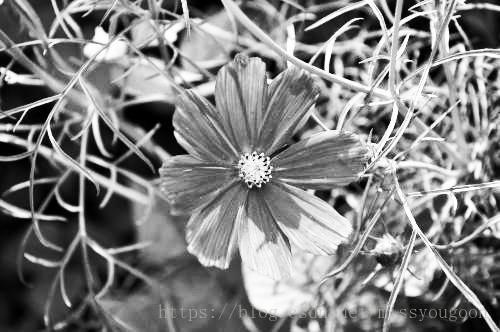
#> input picture images/flower.png, 500 x 332 px
$ jupyter execute '几何运算.ipynb'
#> lines starting #> are read from the running program, lines starting #| are printed output that depends on the picture
[cell 1]
# 运行此段做数据准备
import matplotlib.pyplot as plt
import cv2 as cv
import numpy as np

srcImg = cv.imread('../images/flower.png', 0)
#> srcImg: shape (332, 500); min 0, max 255, mean 128.3
rows, cols = srcImg.shape
#> rows = 332; cols = 500

[cell 2]
# 定义一个泛用的图像坐标变换的函数
#
# 参数：     1.src_img, 原图像矩阵
#           2.tran_mat, 变换矩阵
#
# 返回值：  1.new_img，进行变换后的目标图像矩阵
def img_transition(src_img, tran_mat):
    new_img = np.zeros(src_img.shape)
    rows, cols = src_img.shape
#> rows = 332; cols = 500
    for index, value in np.ndenumerate(src_img):
        # index_src_mat即为原始坐标向量（x,y,1）
        index_src_mat = np.array([[index[0], index[1], 1]]).T
        # index_new_mat即为目标坐标向量（x',y',1）
        index_new_mat = np.dot(tran_mat, index_src_mat)
        # 提取 x',y'到index_new_array，数据格式为数组，转化为元组index_new作为索引，运算结果可能为浮点数，所以需要做取整
        index_new_array = index_new_mat[:][:2].T.astype(np.uint)
        index_new = tuple(index_new_array.reshape(-1).tolist())
        if (index_new[0] < rows and index_new[1] < cols):
            new_img[index_new] = value
#> this loop made 166000 passes
#> (value, index_src_mat, index_new_mat) on passes 1 to 3: (247, [0, 0, 1], [100, 0, 1]), (254, [0, 1, 1], [100, 1, 1]), (234, [0, 2, 1], [100, 2, 1])
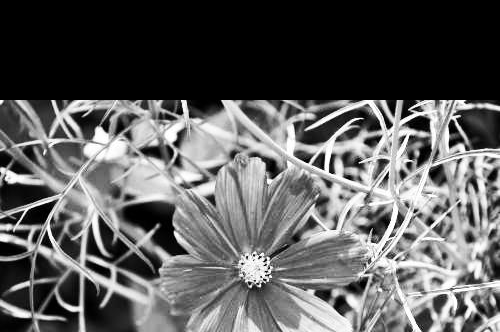
#> new_img: shape (332, 500) float64; min 0, max 255, mean 93
    return new_img

'''
# 原图像
'''
figure1 = plt.figure()
plt.subplot(221)
plt.title("before")
plt.imshow(srcImg, 'gray', vmin=0, vmax=255)


'''
# 平移
'''
delta_x = 100
delta_y = 0
# 创建平移矩阵，delta_x，delta_y分别表示像素向下和向右移动的距离（负值表示反向移动,即x轴正方向向下，y轴正方向向右，为笛卡尔坐标系, 也就是说x代表行(rows)，y代表列(cols))
translation_mat = np.array([[1, 0, delta_x],
                            [0, 1, delta_y],
                            [0, 0, 1]])
# 矩阵运算
img1 = img_transition(srcImg, translation_mat)
# 作图
plt.subplot(222)
plt.title("translation")
plt.imshow(img1, 'gray', vmin=0, vmax=255)


'''
# 镜像
'''
horizonal_flip = bool(True)
vertical_flip = bool(False)
# 创建镜像矩阵
if horizonal_flip == True and vertical_flip == True:
    flip_mat = np.array([[-1,  0, rows],
                         [ 0, -1, cols],
                         [ 0,  0, 1]])
elif horizonal_flip == True and vertical_flip == False:
    flip_mat = np.array([[ 1,  0, 0],
                         [ 0, -1, cols],
                         [ 0,  0, 1]])
#> flip_mat = [[1, 0, 0], [0, -1, 500], [0, 0, 1]]
elif horizonal_flip == False and vertical_flip == True:
    flip_mat = np.array([[-1,  0, rows],
                         [ 0,  1, 0],
                         [ 0,  0, 1]])
else:
    flip_mat = np.array([[ 1,  0, 0],
                         [ 0,  1, 0],
                         [ 0,  0, 1]])
# 矩阵运算
img2 = img_transition(srcImg, flip_mat)
#> the loop in img_transition (call 2), `for index, value in np.ndenumerate(src_img):` made 166000 passes
#> (value, index_src_mat, index_new_mat) on passes 1 to 3: (247, [0, 0, 1], [0, 500, 1]), (254, [0, 1, 1], [0, 499, 1]), (234, [0, 2, 1], [0, 498, 1])
#> after the loop in img_transition (call 2), `for index, value in np.ndenumerate(src_img):`:
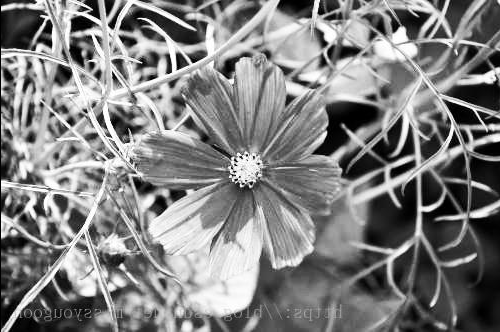
#> new_img: shape (332, 500) float64; min 0, max 255, mean 128.1
# 作图
plt.subplot(223)
plt.title("flip")
plt.imshow(img2, 'gray', vmin=0, vmax=255)


'''
# 旋转，旋转操作导致有一部分像素位置为浮点数，因而丢失了一部分像素，我们此处未进行插值处理, 图片质量不佳
'''

img3 = np.zeros(srcImg.shape)
# 以旋转30度为例，角度为正数代表顺时针旋转(旋转正方向取决于旋转矩阵)，旋转中心设置为图片中心
angle = 30
rot_center = (rows // 2, cols // 2)
#> rot_center = (166, 250)
# 角度转化为弧度制
rot_angle = angle / 180 * np.pi
# 创建旋转矩阵
a = np.cos(rot_angle)
b = np.sin(rot_angle)
alpha = (1 - a) * rot_center[0] - b * rot_center[1]
beta  = b * rot_center[0] + (1 - a) * rot_center[1]
rot_mat = np.array([[ a, b, alpha],
                    [-b, a, beta],
                    [ 0, 0, 1]])
# 矩阵运算
img3 = img_transition(srcImg, rot_mat)
#> the loop in img_transition (call 3), `for index, value in np.ndenumerate(src_img):` made 166000 passes
#> (value, index_src_mat, index_new_mat, index_new) on passes 1 to 3: (247, [0, 0, 1], [-102.8, 116.5, 1], (18446744073709551514, 116)), (254, [0, 1, 1], [-102.3, 117.4, 1], (18446744073709551514, 117)), (234, [0, 2, 1], [-101.8, 118.2, 1], (18446744073709551515, 118))
#> after the loop in img_transition (call 3), `for index, value in np.ndenumerate(src_img):`:
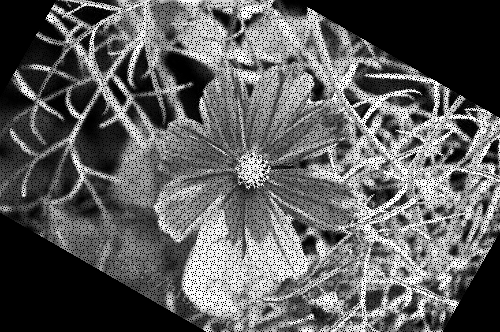
#> new_img: shape (332, 500) float64; min 0, max 255, mean 94.8
# 作图
plt.subplot(224)
plt.title("rotation")
plt.imshow(img3, 'gray', vmin=0, vmax=255)
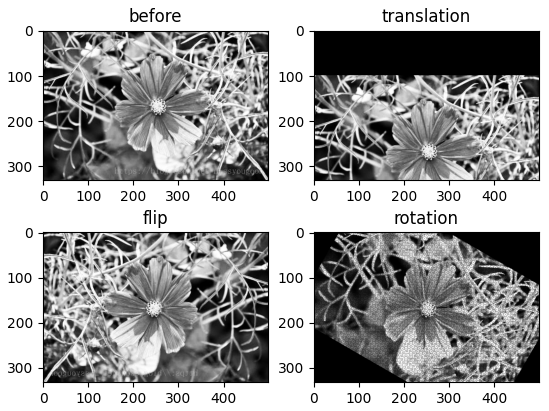
#> figure drawn by matplotlib, 4 panels

下面这段为使用opencv库函数的代码,图像矩阵运算使用函数 '''cv.warpAffine()'''，输入参数应为2x3矩阵M，实际上就是略去了转移矩阵的第三行[0, 0, 1]，可参考https://docs.opencv.org/3.4/d4/d61/tutorial_warp_affine.html

平移图像时，M就是上面代码中平移矩阵translation_mat的前两行

镜像图象时，使用'''cv.flip()'''函数，输入参数时'''flipCode'''>0表示水平翻转，=0表示垂直翻转，<0表示水平和垂直翻转

旋转图像时，使用函数'''cv.getRotationMatrix2D( center, angle, scale )'''根据输入参数旋转中心、旋转角度、放大倍数快速获取所需的转换矩阵M

[cell 3]
# 以使用opencv库函数为主
# 原图像
figure2 = plt.figure()
plt.subplot(221)
plt.title("before")
plt.imshow(srcImg, 'gray', vmin=0, vmax=255)

# 平移
delta_x = 100
delta_y = 0
# 需要注意此处变换矩阵数据类型必须为浮点型，否则会报错
warp_mat = np.float32([[1, 0, delta_x],
                       [0, 1, delta_y]])
# 此处建立的坐标系与前面相反，x轴正方向向右，y轴正方向向左，坐标系不符合右手定则，cv.warpAffine第三个参数要先输入矩阵的列(cols)作为x轴，再输入矩阵的行(rows)作为y轴
img11 = cv.warpAffine(srcImg, warp_mat, (cols, rows))
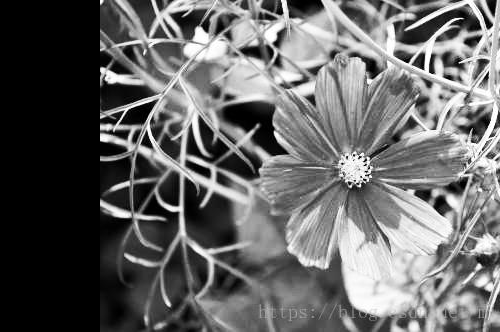
#> img11: shape (332, 500); min 0, max 255, mean 101.4
plt.subplot(222)
plt.title("translation")
plt.imshow(img11, 'gray', vmin=0, vmax=255)

# 镜像，cv.flip第二个参数为flipCode，大于0表示水平翻转，等于0表示垂直翻转，小于0则同时进行两种翻转
img12 = cv.flip(srcImg, 1)
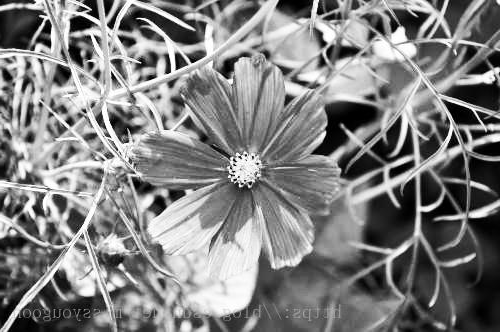
#> img12: shape (332, 500); min 0, max 255, mean 128.3
plt.subplot(223)
plt.title("flip")
plt.imshow(img12, 'gray', vmin=0, vmax=255)

# 旋转,角度为正数代表逆时针旋转
center = (srcImg.shape[1]/2, srcImg.shape[0]/2)
angle = 30
scale = 1
rot_mat = cv.getRotationMatrix2D(center, angle, scale)
img13 = cv.warpAffine(srcImg, rot_mat, (cols, rows))
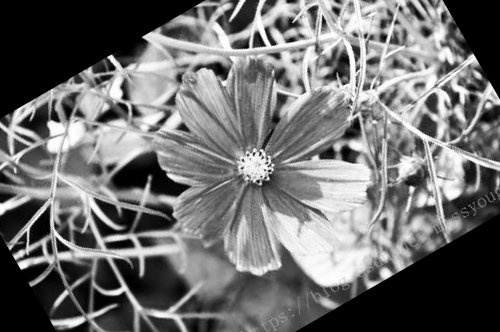
#> img13: shape (332, 500); min 0, max 255, mean 111.2
plt.subplot(224)
plt.title("rotation")
plt.imshow(img13, 'gray', vmin=0, vmax=255)

以下为学习过程中的bug记录

[cell 4]
# 我们处理图像过程中的所有结果都是二元ndarray数组
# 列表和数组作为二维数组索引的效果与元组不同
# 二元素元组作为索引时可以直接输出对应的元素，即第一个元素作为行索引，第二个元素作为列索引
# 二元素列表或数组组作为索引时，不能把第二个元素识别为列索引，而是也看作行索引，所以会返回两行数据

a = np.array([[0, 1], [2, 3]])
for index, value in np.ndenumerate(a):
    # 实际上通过np.ndenumerate返回的index就是元组
    index1 = tuple(index)
    print('元组作索引', index1)
    print('索引到内容为\n', a[index1])

    index2 = list(index)
    print('列表作索引', index2)
    print('索引到内容为\n',a[index2])

    index3 = np.array(index)
    print('数组作索引', index3)
    print('索引到内容为\n',a[index3])

$ run again, with images/OIP-C.jpeg saved as images/flower.png
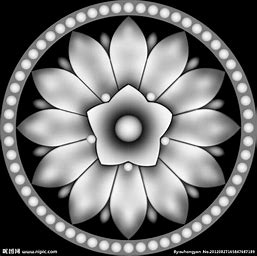
#> input picture images/OIP-C.jpeg, 257 x 256 px
#> srcImg is the input picture: shape (256, 257); min 0, max 255, mean 111.2
#> the loop in img_transition, `for index, value in np.ndenumerate(src_img):` made 65792 passes
#> (index_src_mat, index_new_mat) on passes 1 to 3: ([0, 0, 1], [100, 0, 1]), ([0, 1, 1], [100, 1, 1]), ([0, 2, 1], [100, 2, 1])
#> after the loop in img_transition, `for index, value in np.ndenumerate(src_img):`:
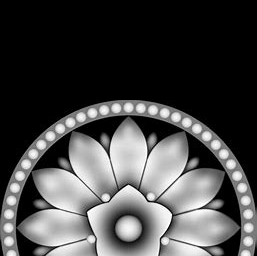
#> new_img: shape (256, 257) float64; min 0, max 255, mean 71
#> the loop in img_transition (call 2), `for index, value in np.ndenumerate(src_img):` made 65792 passes
#> (index_src_mat, index_new_mat) on passes 1 to 3: ([0, 0, 1], [0, 257, 1]), ([0, 1, 1], [0, 256, 1]), ([0, 2, 1], [0, 255, 1])
#> `img13 = cv.warpAffine(srcImg, rot_mat, (cols, rows))`:
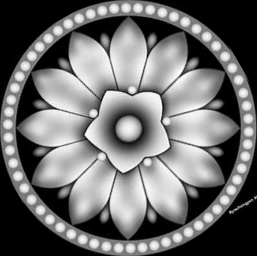
#> img13: shape (256, 257); min 0, max 255, mean 110.5
